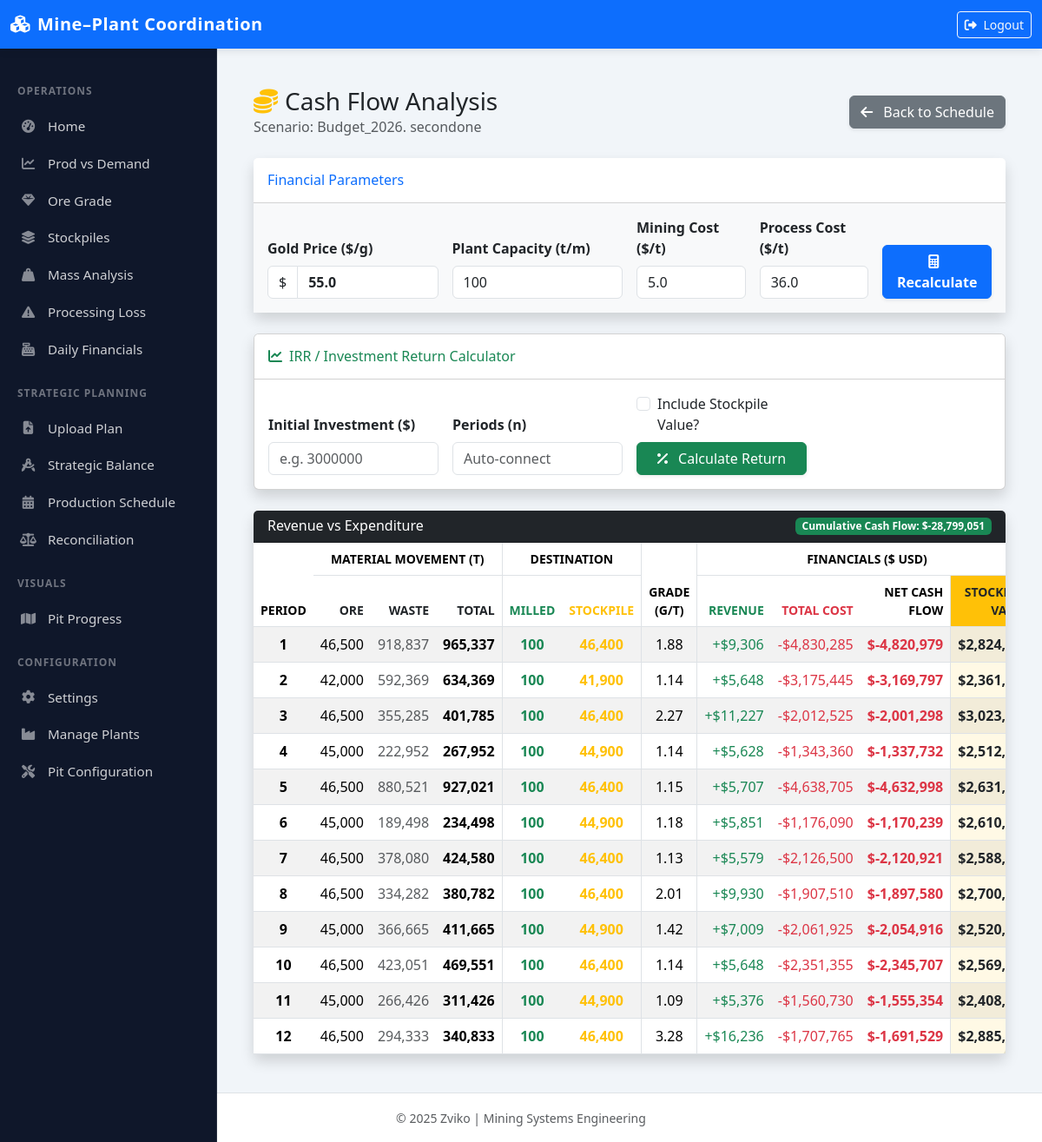
The page /financials/17/ on the database its author committed.
### dashboard/models.py (models this page shows, shortened)
class ScheduleScenario(models.Model):
    name = models.CharField(max_length=100, default="mucs_2026")
    created_at = models.DateTimeField(auto_now_add=True)
    is_active = models.BooleanField(default=False)

class FinancialSettings(models.Model):
    scenario = models.OneToOneField(ScheduleScenario, on_delete=models.CASCADE, related_name='financials')
    gold_price = models.FloatField(default=1800.0, help_text="USD per Ounce")
    recovery_rate = models.FloatField(default=0.90, help_text="90% = 0.9")
    plant_capacity = models.FloatField(default=23400.0, help_text="Monthly Plant Capacity (tonnes)")
    processing_cost = models.FloatField(default=36.0, help_text="USD per Tonne")
    base_mining_cost = models.FloatField(default=4.50, help_text="USD per Tonne (Base)")

### dashboard/views.py (the view, shortened to what this page needs)
# urls.py: path('financials/<int:pk>/', views.cash_flow_view, name='cash_flow'),
def cash_flow_view(request, pk):
    scenario = get_object_or_404(ScheduleScenario, pk=pk)
    settings, _ = FinancialSettings.objects.get_or_create(scenario=scenario)
    irr_form = IRRCalculationForm(request.POST if request.method == "POST" and request.POST.get('action') == 'calculate_irr' else None)
    irr_result = None
    PLANT_CAPACITY = settings.plant_capacity if settings.plant_capacity > 0 else 23400.0
    periods = MaterialSchedule.objects.filter(scenario=scenario).values_list('period', flat=True).distinct().order_by('period')
    table_data = []
    cumulative_cashflow = 0
    for p in periods:
        rows = MaterialSchedule.objects.filter(scenario=scenario, period=p)
        waste_mass = 0.0
        ore_batches = []
        for row in rows:
            name = row.material_type.lower()
            mass = row.mass if row.mass else 0.0
            grade = row.grade if row.grade else 0.0
            if 'waste' in name:
                waste_mass += mass
            else:
                ore_batches.append({'mass': mass, 'grade': grade})
        ore_batches.sort(key=lambda x: x['grade'], reverse=True)
        remaining_cap = PLANT_CAPACITY
        processed_mass = 0.0
        processed_metal = 0.0
        stockpiled_mass = 0.0
        stockpiled_metal = 0.0
        for batch in ore_batches:
            b_mass = batch['mass']
            b_grade = batch['grade']
            if remaining_cap > 0:
                to_process = min(b_mass, remaining_cap)
                processed_mass += to_process
                processed_metal += (to_process * b_grade)
                remaining_cap -= to_process
                remainder = b_mass - to_process
                if remainder > 0:
                    stockpiled_mass += remainder
                    stockpiled_metal += (remainder * b_grade)
            else:
                stockpiled_mass += b_mass
                stockpiled_metal += (b_mass * b_grade)
        head_grade = (processed_metal / processed_mass) if processed_mass > 0 else 0.0
        gold_produced_g = processed_metal * settings.recovery_rate
        revenue = gold_produced_g * settings.gold_price
        total_ore_mined = processed_mass + stockpiled_mass
        total_moved = total_ore_mined + waste_mass
        mining_cost = total_moved * settings.base_mining_cost
        processing_cost = processed_mass * settings.processing_cost
        total_cost = mining_cost + processing_cost
        net_cash_flow = revenue - total_cost
        cumulative_cashflow += net_cash_flow
        stockpile_gold_g = stockpiled_metal * settings.recovery_rate
        stockpile_value = stockpile_gold_g * settings.gold_price
        table_data.append({
            'period': p,
            'ore_mined': total_ore_mined,
            'waste': waste_mass,
            'processed': processed_mass,
            'stockpiled': stockpiled_mass,
            'grade': head_grade,
            'revenue': revenue,
            'mining_cost': mining_cost,
            'processing_cost': processing_cost,
            'total_cost': total_cost,
            'net_cash_flow': net_cash_flow,
            'stockpile_value': stockpile_value
        })
    total_processed_cf = sum(item['net_cash_flow'] for item in table_data)
    total_stockpile_val = sum(item['stockpile_value'] for item in table_data)
    return render(request, 'dashboard/cash_flow.html', {
        'scenario': scenario,
        'settings': settings,
        'table_data': table_data,
        'cumulative_cashflow': cumulative_cashflow,
        'irr_form': irr_form,       # Pass form to template
        'irr_result': irr_result    # Pass result to template
    })

### dashboard/forms.py
class IRRCalculationForm(forms.Form):
    initial_investment = forms.FloatField(
        label="Initial Investment ($)",
        min_value=0.01,
        widget=forms.NumberInput(attrs={'class': 'form-control', 'placeholder': 'e.g. 3000000'})
    )
    periods = forms.IntegerField(
        label="Number of Periods (n)",
        required=False,
        min_value=1,
        help_text="Leave blank to use the Schedule's length automatically.",
        widget=forms.NumberInput(attrs={'class': 'form-control', 'placeholder': 'Auto-connect'})
    )
    include_stockpile = forms.BooleanField(
        label="Include Stockpile Value?",
        required=False,
        initial=False,
        widget=forms.CheckboxInput(attrs={'class': 'form-check-input'})
    )

### dashboard/templates/dashboard/cash_flow.html (shortened to what this page needs)
{% extends 'dashboard/base.html' %}
{% load humanize %}
{% block content %}
<div class="container-fluid mt-4">
    <div class="d-flex justify-content-between align-items-center mb-4">
        <div>
            <h1 class="h3 mb-0 text-dark font-weight-bold">
                <i class="fas fa-coins text-warning me-2"></i>Cash Flow Analysis
            </h1>
            <div class="text-muted">Scenario: {{ scenario.name }}</div>
        </div>
        <div class="d-flex gap-2">
            <a href="{% url 'schedule_dashboard' %}" class="btn btn-secondary shadow-sm">
                <i class="fas fa-arrow-left me-2"></i> Back to Schedule
            </a>
        </div>
    </div>
    <div class="card shadow mb-4 border-0">
        <div class="card-header bg-white py-3 border-bottom-primary">
            <h6 class="m-0 font-weight-bold text-primary">Financial Parameters</h6>
        </div>
        <div class="card-body bg-light">
            <form method="post" class="row g-3 align-items-end">
                <div class="col-md-3">
                    <label class="form-label fw-bold text-dark">Gold Price ($/g)</label>
                    <div class="input-group">
                        <span class="input-group-text bg-white">$</span>
                        <input type="number" step="0.01" name="gold_price" class="form-control fw-bold" value="{{ settings.gold_price }}">
                    </div>
                </div>
                <div class="col-md-3">
                    <label class="form-label fw-bold text-dark">Plant Capacity (t/m)</label>
                    <input type="number" step="1" name="plant_capacity" class="form-control" value="{{ settings.plant_capacity|floatformat:0 }}">
                </div>
                <div class="col-md-2">
                    <label class="form-label fw-bold text-dark">Mining Cost ($/t)</label>
                    <input type="number" step="0.01" name="mining_cost" class="form-control" value="{{ settings.base_mining_cost }}">
                </div>
                <div class="col-md-2">
                    <label class="form-label fw-bold text-dark">Process Cost ($/t)</label>
                    <input type="number" step="0.01" name="processing_cost" class="form-control" value="{{ settings.processing_cost }}">
                </div>
                <div class="col-md-2">
                    <button type="submit" class="btn btn-primary w-100 fw-bold shadow-sm">
                        <i class="fas fa-calculator me-2"></i> Recalculate
                    </button>
                </div>
            </form>
        </div>
    </div>
    <div class="card shadow mb-4 border-left-success">
        <div class="card-header bg-white py-3">
            <h6 class="m-0 font-weight-bold text-success"><i class="fas fa-chart-line me-2"></i>IRR / Investment Return Calculator</h6>
        </div>
        <div class="card-body">
            <form method="post" class="row g-3 align-items-end">
                <div class="col-md-3">
                    <label class="form-label fw-bold text-dark">Initial Investment ($)</label>
                    {{ irr_form.initial_investment }}
                </div>
                <div class="col-md-3">
                    <label class="form-label fw-bold text-dark">Periods (n)</label>
                    {{ irr_form.periods }}
                </div>
                <div class="col-md-3">
                    <div class="form-check mb-2">
                        {{ irr_form.include_stockpile }}
                        <label class="form-check-label text-dark">Include Stockpile Value?</label>
                    </div>
                    <button type="submit" class="btn btn-success w-100 shadow-sm">
                        <i class="fas fa-percentage me-2"></i> Calculate Return
                    </button>
                </div>
            </form>
        </div>
    </div>
    <div class="card shadow mb-4 border-0">
        <div class="card-header bg-dark text-white d-flex justify-content-between">
            <h6 class="m-0 font-weight-bold">Revenue vs Expenditure</h6>
            <span class="badge bg-success">Cumulative Cash Flow: ${{ cumulative_cashflow|floatformat:0|intcomma }}</span>
        </div>
        <div class="card-body p-0">
            <div class="table-responsive">
                <table class="table table-striped table-hover mb-0 align-middle">
                    <thead class="bg-secondary text-white small text-uppercase">
                        <tr>
                            <th rowspan="2" class="text-center">Period</th>
                            <th colspan="3" class="text-center border-end">Material Movement (t)</th>
                            <th colspan="2" class="text-center border-end">Destination</th>
                            <th rowspan="2" class="text-center border-end">Grade<br>(g/t)</th>
                            <th colspan="4" class="text-center">Financials ($ USD)</th>
                        </tr>
                        <tr>
                            <th class="text-end text-dark">Ore</th>
                            <th class="text-end text-dark">Waste</th>
                            <th class="text-end border-end text-dark">Total</th>
                            <th class="text-center text-success">Milled</th>
                            <th class="text-center border-end text-warning">Stockpile</th>
                            <th class="text-end text-success">Revenue</th>
                            <th class="text-end text-danger">Total Cost</th>
                            <th class="text-end fw-bold">Net Cash Flow</th>
                            <th class="text-end bg-warning text-dark border-start">Stockpile Value</th>
                        </tr>
                    </thead>
                    <tbody>
                        {% for row in table_data %}
                        <tr>
                            <td class="text-center fw-bold">{{ row.period }}</td>
                            <td class="text-end">{{ row.ore_mined|floatformat:0|intcomma }}</td>
                            <td class="text-end text-muted">{{ row.waste|floatformat:0|intcomma }}</td>
                            <td class="text-end border-end fw-bold">{{ row.ore_mined|add:row.waste|floatformat:0|intcomma }}</td>
                            <td class="text-center text-success fw-bold">{{ row.processed|floatformat:0|intcomma }}</td>
                            <td class="text-center border-end text-warning fw-bold">{{ row.stockpiled|floatformat:0|intcomma }}</td>
                            <td class="text-center border-end">{{ row.grade|floatformat:2 }}</td>
                            <td class="text-end text-success">+${{ row.revenue|floatformat:0|intcomma }}</td>
                            <td class="text-end text-danger">-${{ row.total_cost|floatformat:0|intcomma }}</td>
                            <td class="text-end fw-bold {% if row.net_cash_flow < 0 %}text-danger{% else %}text-success{% endif %}">
                                ${{ row.net_cash_flow|floatformat:0|intcomma }}
                            </td>
                            <td class="text-end fw-bold text-dark bg-warning bg-opacity-10 border-start">
                                ${{ row.stockpile_value|floatformat:0|intcomma }}
                            </td>
                        </tr>
                        {% empty %}
                        <tr><td colspan="11" class="text-center py-4">No data found. Upload a schedule first.</td></tr>
                        {% endfor %}
                    </tbody>
                </table>
            </div>
        </div>
    </div>
</div>
{% endblock %}

### dashboard/templates/dashboard/base.html (style rules this page uses)
:root { --navbar-height: 56px; --sidebar-width: 250px; --primary-color: #0d6efd; --sidebar-bg: #0f172a; }
body { min-height: 100vh; display: flex; flex-direction: column; background-color: #f1f5f9; font-family: 'Segoe UI', Tahoma, Geneva, Verdana, sans-serif; }

### rows shown on the page
ScheduleScenario: name "Budget_2026. secondone"
FinancialSettings: gold_price "55.0", plant_capacity "100", mining_cost "5.0", processing_cost "36.0"

### other values the page prints
{{ cumulative_cashflow|floatformat:0|intcomma }} "-28,799,051"
{{ row.period }} "1" "2" "3" "4" "5" "6" "7" "8" "9" "10" "11" "12"
{{ row.ore_mined|floatformat:0|intcomma }} "46,500" "42,000" "46,500" "45,000" "46,500" "45,000" "46,500" "46,500" "45,000" "46,500" "45,000" "46,500"
{{ row.waste|floatformat:0|intcomma }} "918,837" "592,369" "355,285" "222,952" "880,521" "189,498" "378,080" "334,282" "366,665" "423,051" "266,426" "294,333"
{{ row.ore_mined|add:row.waste|floatformat:0|intcomma }} "965,337" "634,369" "401,785" "267,952" "927,021" "234,498" "424,580" "380,782" "411,665" "469,551" "311,426" "340,833"
{{ row.processed|floatformat:0|intcomma }} "100" "100" "100" "100" "100" "100" "100" "100" "100" "100" "100" "100"
{{ row.stockpiled|floatformat:0|intcomma }} "46,400" "41,900" "46,400" "44,900" "46,400" "44,900" "46,400" "46,400" "44,900" "46,400" "44,900" "46,400"
{{ row.grade|floatformat:2 }} "1.88" "1.14" "2.27" "1.14" "1.15" "1.18" "1.13" "2.01" "1.42" "1.14" "1.09" "3.28"
{{ row.revenue|floatformat:0|intcomma }} "9,306" "5,648" "11,227" "5,628" "5,707" "5,851" "5,579" "9,930" "7,009" "5,648" "5,376" "16,236"
{{ row.total_cost|floatformat:0|intcomma }} "4,830,285" "3,175,445" "2,012,525" "1,343,360" "4,638,705" "1,176,090" "2,126,500" "1,907,510" "2,061,925" "2,351,355" "1,560,730" "1,707,765"
{{ row.net_cash_flow|floatformat:0|intcomma }} "-4,820,979" "-3,169,797" "-2,001,298" "-1,337,732" "-4,632,998" "-1,170,239" "-2,120,921" "-1,897,580" "-2,054,916" "-2,345,707" "-1,555,354" "-1,691,529"
